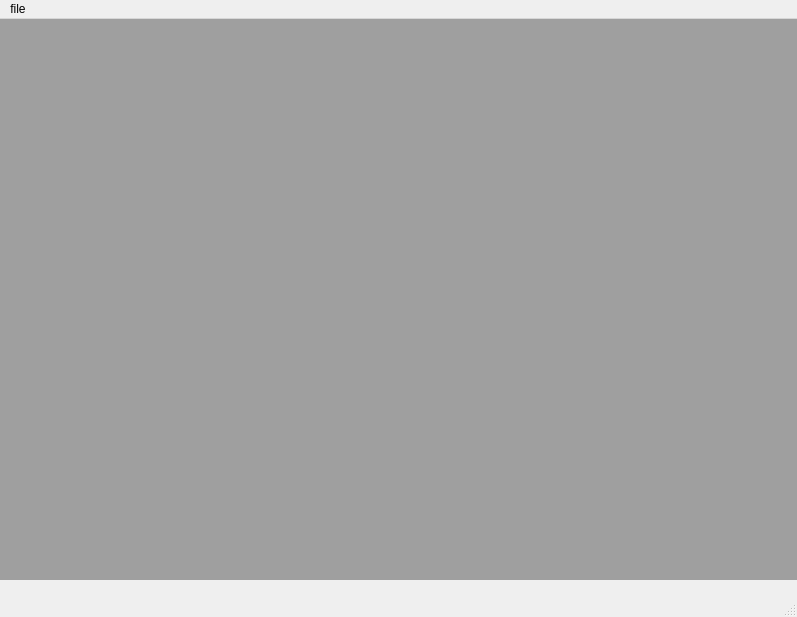
<?xml version="1.0" encoding="UTF-8"?>
<ui version="4.0">
 <class>MainWindow</class>
 <widget class="QMainWindow" name="MainWindow">
  <property name="geometry">
   <rect>
    <x>0</x>
    <y>0</y>
    <width>797</width>
    <height>617</height>
   </rect>
  </property>
  <property name="windowTitle">
   <string>MainWindow</string>
  </property>
  <widget class="QWidget" name="centralwidget">
   <widget class="QMdiArea" name="mdiArea">
    <property name="geometry">
     <rect>
      <x>0</x>
      <y>0</y>
      <width>801</width>
      <height>561</height>
     </rect>
    </property>
    <widget class="QWidget" name="left_subwindow">
     <property name="windowTitle">
      <string>Subwindow</string>
     </property>
    </widget>
    <widget class="QWidget" name="center_subwindow">
     <property name="windowTitle">
      <string>Subwindow</string>
     </property>
    </widget>
   </widget>
  </widget>
  <widget class="QMenuBar" name="menubar">
   <property name="geometry">
    <rect>
     <x>0</x>
     <y>0</y>
     <width>797</width>
     <height>21</height>
    </rect>
   </property>
   <widget class="QMenu" name="menufile">
    <property name="title">
     <string>file</string>
    </property>
    <widget class="QMenu" name="menuleft">
     <property name="title">
      <string>left</string>
     </property>
     <addaction name="actioncenter"/>
    </widget>
    <addaction name="menuleft"/>
   </widget>
   <addaction name="menufile"/>
  </widget>
  <widget class="QStatusBar" name="statusbar"/>
  <action name="actioncenter">
   <property name="text">
    <string>center</string>
   </property>
  </action>
 </widget>
 <resources/>
 <connections/>
</ui>
